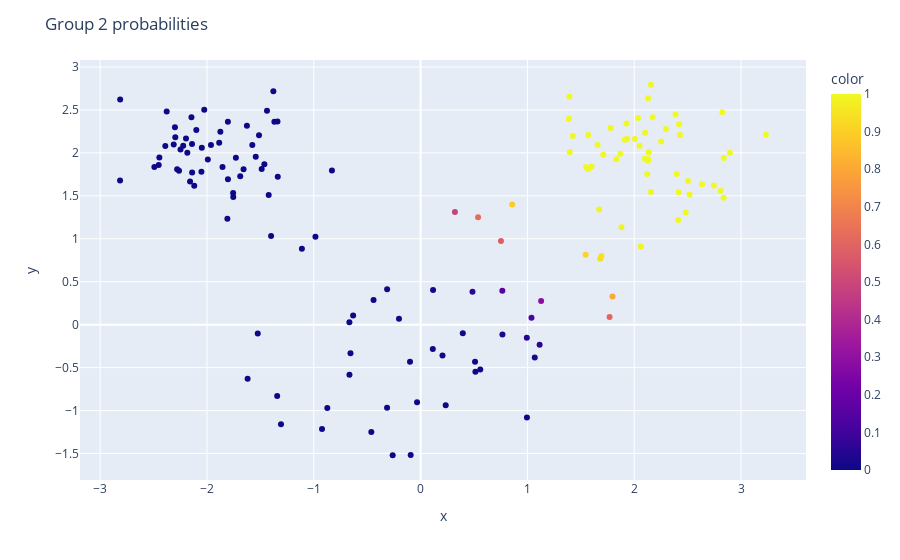

Source (notebook cell):
### Code cell
proba_groupe_2 = []

for x in X:
    pdf_2_ = pdf(
            x,
            # mean
            2.025616, 1.810790,
            # std
            np.mean([0.528277,	0.572065]),
        )
    
    proba_groupe_2.append(pdf_2_ * tau_2 / denominator(x))


# plot X
fig = px.scatter(
    x=X[:, 0],
    y=X[:, 1],
    color=proba_groupe_2
)

fig.update_layout(
    title="Group 2 probabilities",
    xaxis_title="x",
    yaxis_title="y",
)

fig.show()

### Figure 1 — Plotly figure (JSON) as saved in the notebook; plotly's stock layout.template omitted (floating-point values rounded to 4 significant figures; data arrays with more than 128 entries replaced by an {"elided": "..."} marker saying what was removed)
{"data": [{"hovertemplate": "x=%{x}<br>y=%{y}<br>color=%{marker.color}<extra></extra>", "legendgroup": "", "marker": {"color": {"elided": "150 float values"}, "coloraxis": "coloraxis", "symbol": "circle"}, "mode": "markers", "name": "", "orientation": "v", "showlegend": false, "type": "scatter", "x": {"elided": "150 float values"}, "xaxis": "x", "y": {"elided": "150 float values"}, "yaxis": "y"}], "layout": {"coloraxis": {"colorbar": {"title": {"text": "color"}}, "colorscale": [[0, "#0d0887"], [0.1111, "#46039f"], [0.2222, "#7201a8"], [0.3333, "#9c179e"], [0.4444, "#bd3786"], [0.5556, "#d8576b"], [0.6667, "#ed7953"], [0.7778, "#fb9f3a"], [0.8889, "#fdca26"], [1, "#f0f921"]]}, "legend": {"tracegroupgap": 0}, "margin": {"t": 60}, "title": {"text": "Group 2 probabilities"}, "xaxis": {"anchor": "y", "domain": [0, 1], "title": {"text": "x"}}, "yaxis": {"anchor": "x", "domain": [0, 1], "title": {"text": "y"}}}}
